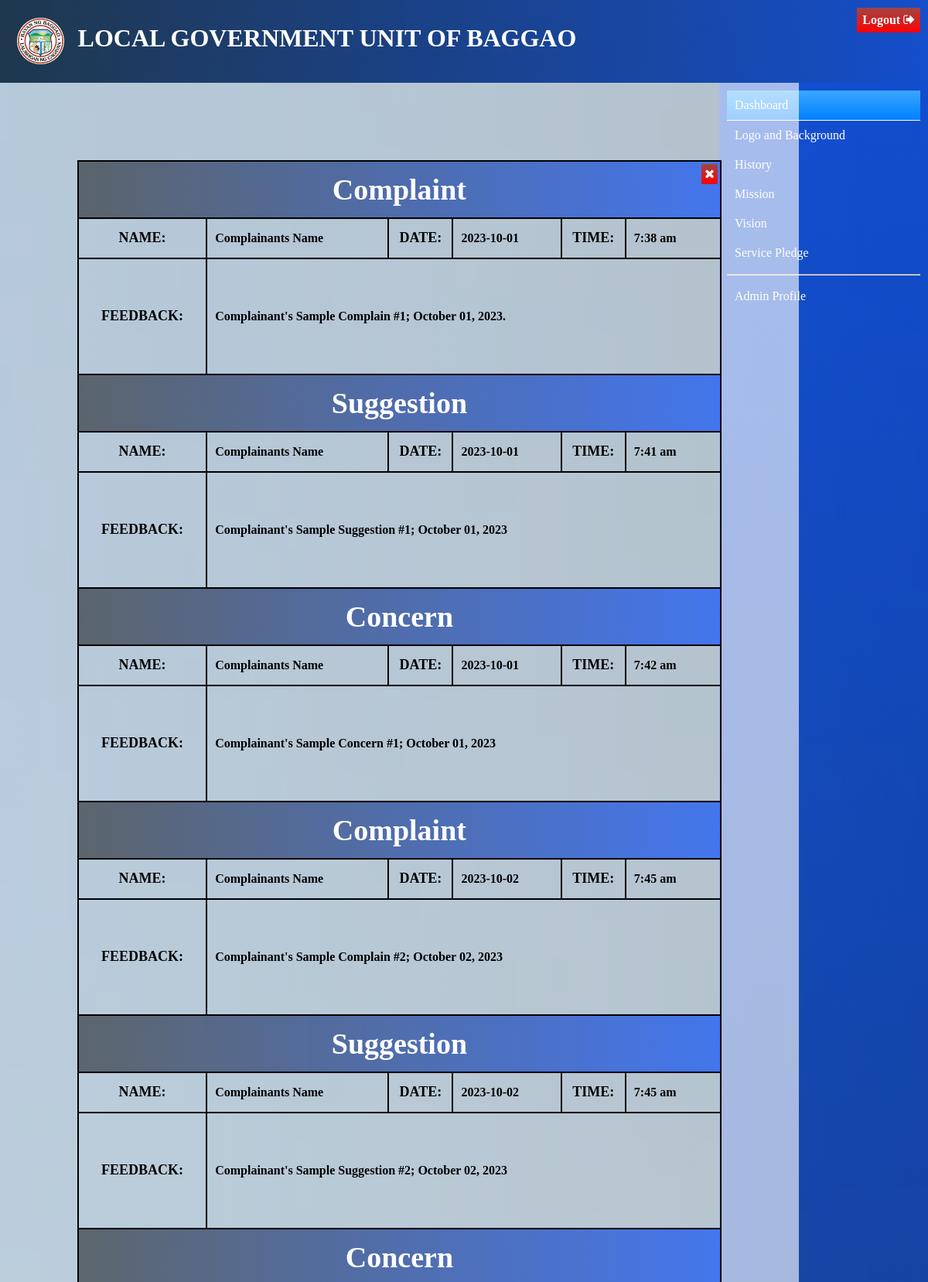
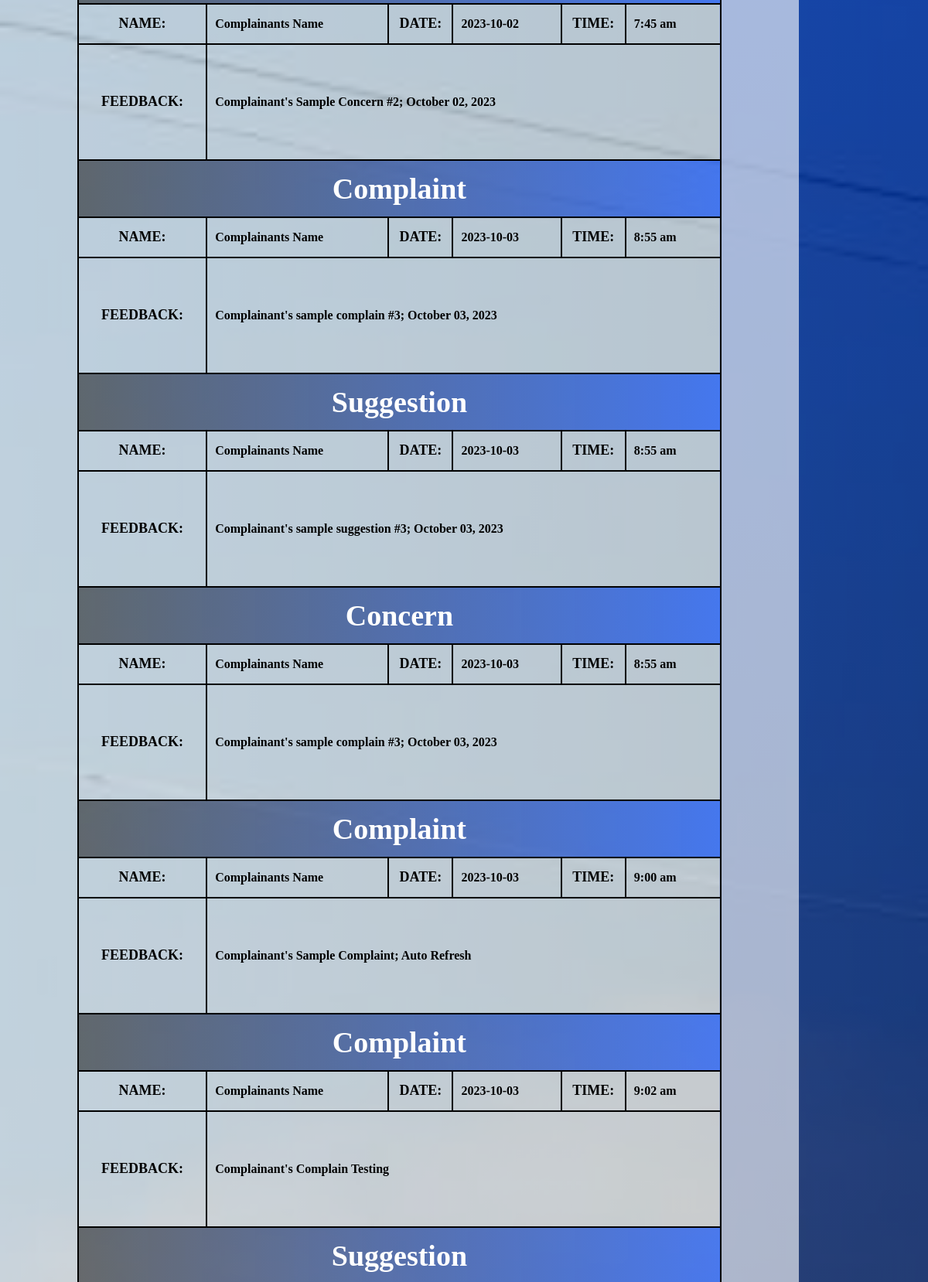
/Admin/Feedback/index.php (signed in, upper part), run on the app's committed database (2 pictures, top to bottom).
### tables this page shows
CREATE TABLE `lgubaggao` (
  `contentID` int(11) NOT NULL,
  `logo` varchar(255) NOT NULL,
  `background` varchar(255) NOT NULL,
  `contact` varchar(255) NOT NULL,
  `email` varchar(255) NOT NULL,
  `website` varchar(500) NOT NULL,
  `facebook` varchar(500) NOT NULL,
  `location` varchar(500) NOT NULL,
  `map` varchar(1000) NOT NULL
);

CREATE TABLE `feedback` (
  `feedbackID` int(11) NOT NULL,
  `fullname` varchar(255) NOT NULL,
  `email` varchar(255) NOT NULL,
  `feedback_type` varchar(255) NOT NULL,
  `feedback_content` varchar(5000) NOT NULL,
  `time` varchar(50) NOT NULL,
  `date` varchar(50) NOT NULL
);

### Admin/Feedback/index.php (the view, shortened to what this page needs)
<!DOCTYPE html>
<html lang = "en" dir = "ltr">
    <head>
        <link rel="stylesheet" href="../css/stylesheet.css">
        <link rel="stylesheet" href="https://cdnjs.cloudflare.com/ajax/libs/font-awesome/4.7.0/css/font-awesome.min.css">
    </head>
    <body style = "background-image: linear-gradient(to left, rgba(0, 0, 0, 0.364),rgba(0, 0, 0, 0.042)), url('../../img/<?php $query=$database->query("select * from `lgubaggao` where `contentID` = '1'"); while($data=$query->fetch_array()){ echo $data['background'];} ?>');">
        <div class="header">
            <h1>
                <img src = "../../img/<?php $query=$database->query("select * from `lgubaggao` where `contentID` = '1'"); while($data=$query->fetch_array()){ echo $data['logo'];} ?>" align = "center">
                LOCAL GOVERNMENT UNIT OF BAGGAO
                <a href="../Logout/"> Logout <i class = 'fa fa-sign-out'></i></a>
            </h1>
        </div>
        <div class="content">
            <div id="mySidenav" class="sidenav">
                <a href="../../Admin/" class = "active">Dashboard</a>
                <a href="../Photos/">Logo and Background</a>
                <a href="../History/">History</a>
                <a href="../Mission/">Mission</a>
                <a href="../Vision/">Vision</a>
                <a href="../Service Pledge/">Service Pledge</a>
                <hr>
                <a href="../Profile/">Admin Profile</a>
            </div>
            <div class="feedback">
                <a class = "close" href="../"><i class = 'fa fa-close'></i></a>
                <center>
                    <table class = "table" CELLSPACING=0>
                        <?php
                            $id = $_GET['id'];
                            $type = $_GET['feedback'];
                            $date = $_GET['date'];
                            $fetchfeedback = "SELECT * FROM feedback WHERE CONCAT(date) LIKE '%$date%' AND CONCAT(feedback_type) LIKE '%$type%'AND CONCAT(date) LIKE '%$date%' AND  CONCAT(feedbackID) LIKE '%$id%'";
                            $feedback = mysqli_query($database, $fetchfeedback);
                            if(mysqli_num_rows($feedback) > 0) {
                                foreach($feedback as $data) {
                                    ?>
                                        <tr>
                                            <th colspan = "6" class = "header" style = "text-align: center;"><?php echo $data['feedback_type']; ?></th>
                                        </tr>
                                        <tr>
                                            <th style = "padding: 10px; font-size: 18px; width: 20%;">NAME:</th>
                                            <td style = "padding: 10px; font-size: 16px;"> <?php echo $data['fullname']; ?> </td>
                                            <th style = "padding: 10px; font-size: 18px; width: 10%;">DATE:</th>
                                            <td style = "padding: 10px; font-size: 16px;"> <?php echo $data['date']; ?> </td>
                                            <th style = "padding: 10px; font-size: 18px; width: 10%;">TIME:</th>
                                            <td style = " padding: 10px; font-size: 16px;"> <?php echo $data['time']; ?> </td>
                                        </tr>
                                        <tr style = "height:150px;">
                                            <th style = "padding: 10px; font-size: 18px; width: 10%;">FEEDBACK:</th>
                                            <td colspan = "5" style = "padding: 10px; font-size: 16px; text-align: justify;"> <?php echo $data['feedback_content']; ?></td>
                                        </tr>
                                    <?php
                                }
                            }
                        ?>
                    </table>
                </center>
            </div>
        </div>
    </body>
</html>

### Admin/css/stylesheet.css (style rules this page uses)
body { margin: 0; padding: 0; box-sizing: 0; height: 100vh; overflow: hidden; background-size: cover; background-position: fixed; background-repeat: no-repeat; }
.header { background-image: linear-gradient(to right, rgba(0, 0, 0, 0.503),rgba(0, 72, 255, 0.628)); padding: 2px; text-align: left; color: White; }
.header h1 img { height: 60px; border-radius: 50%; margin-right: 10px; margin-left: 20px; }
.header h1 a { border-radius: 2px; color: white; padding: 7px; color: white; top: 10px; right: 10px; position: absolute; font-size: 16px; text-decoration: none; background-image: linear-gradient(rgb(160, 69, 69),rgb(255, 0, 0)); }
.content .sidenav { height: 83%; width: 250px; position: fixed; z-index: 999; right: 0; background-image: linear-gradient(rgba(0, 72, 255, 0.656),rgba(0, 0, 0, 0.616)); padding: 10px; }
.sidenav a { padding: 10px 10px 10px 10px; text-decoration: none; font-size: 16px; color: white; display: block; }
.sidenav .active { border-bottom: 1px solid; background-image: linear-gradient(rgb(59, 167, 255),rgb(0, 128, 255)); }
.content .feedback { left: 0; color: black; padding: 100px; width: 69.4%; height: 58.9%; position: fixed; z-index: 999; text-align: center; overflow-y: scroll; background-color: rgba(255, 255, 255, 0.623); }
.content .feedback .close { border-radius: 2px; padding: 4px; color: white; top: 105px; right: 105px; position: absolute; text-align: center; text-decoration: none; background-image: linear-gradient(rgb(160, 69, 69),rgb(255, 0, 0)); }
.content .feedback .table { border: black 1px solid; width: 100%; }
.content .feedback .table .header { font-size: 38px; padding: 14px; font-weight: 600; border: black 1px solid; }
.content .feedback .table th { padding: 14px; font-weight: 600; border: black 1px solid; }
.content .feedback .table td { height: 30px; padding: 6px; font-size: 12px; font-weight: 600; border: black 1px solid; }

### data on the page
lgubaggao: logo (picture)
feedback: feedback_type "Complaint", fullname "Complainants Name", date "2023-10-01", time "7:38 am", feedback_content "Complainant's Sample Complain #1; October 01, 2023."
feedback: feedback_type "Suggestion", fullname "Complainants Name", date "2023-10-01", time "7:41 am", feedback_content "Complainant's Sample Suggestion #1; October 01, 2023"
feedback: feedback_type "Concern", fullname "Complainants Name", date "2023-10-01", time "7:42 am", feedback_content "Complainant's Sample Concern #1; October 01, 2023"
feedback: feedback_type "Complaint", fullname "Complainants Name", date "2023-10-02", time "7:45 am", feedback_content "Complainant's Sample Complain #2; October 02, 2023"
feedback: feedback_type "Suggestion", fullname "Complainants Name", date "2023-10-02", time "7:45 am", feedback_content "Complainant's Sample Suggestion #2; October 02, 2023"
feedback: feedback_type "Concern", fullname "Complainants Name", date "2023-10-02", time "7:45 am", feedback_content "Complainant's Sample Concern #2; October 02, 2023"
feedback: feedback_type "Complaint", fullname "Complainants Name", date "2023-10-03", time "8:55 am", feedback_content "Complainant's sample complain #3; October 03, 2023"
feedback: feedback_type "Suggestion", fullname "Complainants Name", date "2023-10-03", time "8:55 am", feedback_content "Complainant's sample suggestion #3; October 03, 2023"
feedback: feedback_type "Concern", fullname "Complainants Name", date "2023-10-03", time "8:55 am", feedback_content "Complainant's sample complain #3; October 03, 2023"
feedback: feedback_type "Complaint", fullname "Complainants Name", date "2023-10-03", time "9:00 am", feedback_content "Complainant's Sample Complaint; Auto Refresh"
feedback: feedback_type "Complaint", fullname "Complainants Name", date "2023-10-03", time "9:02 am", feedback_content "Complainant's Complain Testing"
feedback: feedback_type "Suggestion"
